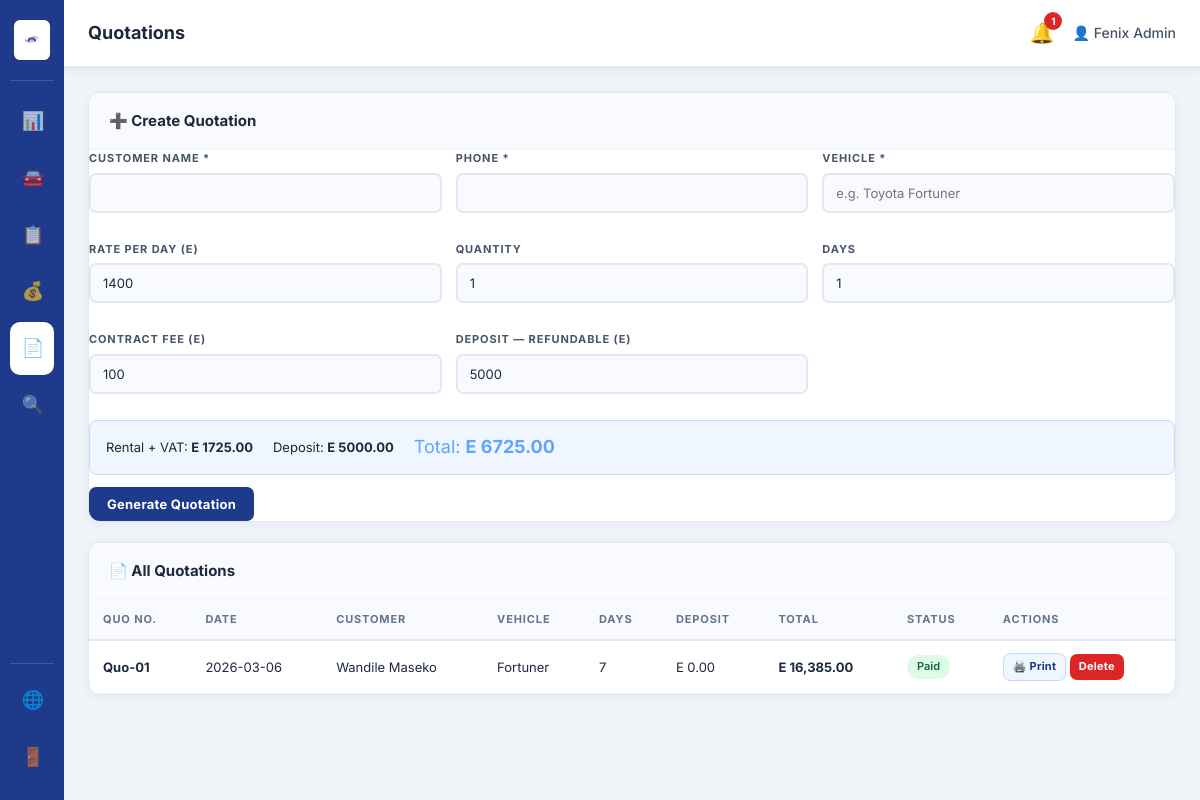
Page /quotations.php (signed in) on the committed database.
### tables this page shows
CREATE TABLE IF NOT EXISTS invoices (
    id INT AUTO_INCREMENT PRIMARY KEY,
    invoice_no VARCHAR(20) UNIQUE,
    type ENUM('invoice','quotation') DEFAULT 'invoice',
    booking_id INT,
    customer_name VARCHAR(100) NOT NULL,
    customer_phone VARCHAR(30),
    vehicle_name VARCHAR(100),
    rate_per_day DECIMAL(10,2) DEFAULT 0,
    quantity INT DEFAULT 1,
    days INT DEFAULT 1,
    kms_free_per_day INT DEFAULT 200,
    contract_fee DECIMAL(10,2) DEFAULT 200.00,
    excess_kms INT DEFAULT 0,
    excess_rate DECIMAL(10,2) DEFAULT 11.00,
    excess_total DECIMAL(10,2) DEFAULT 0,
    deposit DECIMAL(10,2) DEFAULT 0,
    subtotal DECIMAL(10,2) DEFAULT 0,
    vat DECIMAL(10,2) DEFAULT 0,
    total DECIMAL(10,2) DEFAULT 0,
    status ENUM('pending','paid','cancelled') DEFAULT 'pending',
    invoice_date DATE,
    created_at TIMESTAMP DEFAULT CURRENT_TIMESTAMP,
    FOREIGN KEY (booking_id) REFERENCES bookings(id) ON DELETE SET NULL,
    KEY idx_status (status),
    KEY idx_booking_id (booking_id),
    KEY idx_invoice_no (invoice_no)
);

### db.php (called while the page is built, shortened)
<?php
function formatMoney($amount) {
    return 'E ' . number_format((float)$amount, 2);
}
?>

### quotations.php (the view, shortened to what this page needs)
<?php
require_once 'db.php';
require_once 'auth.php';
$quotes = mysqli_query($conn, "SELECT * FROM invoices WHERE type='quotation' ORDER BY created_at DESC");
$printQ  = null;
?>
<?php include 'admin_header.php'; ?>
<?php if($printQ): ?>
<div class="print-area">
    <div class="invoice-doc">
        <div class="inv-header">
            <div>
                <img src="logo.png.jpg" alt="Fenix" style="height:50px;margin-bottom:8px"><br>
                <strong style="font-size:20px;color:#1e3a8a">FENIX CAR HIRE</strong><br>
                <small>P.O. Box 7909 Mbabane, Eswatini | Cell: (+268) 76829797</small>
            </div>
            <div class="inv-meta-table">
                <table>
                    <tr><td>Date</td><td><?php echo $printQ['invoice_date'] ?></td></tr>
                    <tr><td>Quotation No.</td><td><?php echo htmlspecialchars($printQ['invoice_no']) ?></td></tr>
                    <tr><td>Customer</td><td><?php echo htmlspecialchars($printQ['customer_name']) ?></td></tr>
                    <tr><td>Phone</td><td><?php echo htmlspecialchars($printQ['customer_phone']) ?></td></tr>
                    <tr><td>Type</td><td>Car Rental</td></tr>
                </table>
            </div>
        </div>
        <h2 style="text-align:center;letter-spacing:.2em;margin:20px 0">QUOTATION</h2>
        <table class="inv-table">
            <thead><tr><th>Description</th><th>Rate/day</th><th>Qty</th><th>Days</th><th>KMs Free/day</th><th>Total</th></tr></thead>
            <tbody>
                <tr><td>1. <?php echo htmlspecialchars($printQ['vehicle_name']) ?></td><td>E <?php echo number_format($printQ['rate_per_day'],2) ?></td><td><?php echo $printQ['quantity'] ?></td><td><?php echo $printQ['days'] ?></td><td>200</td><td>E <?php echo number_format($printQ['rate_per_day']*$printQ['quantity']*$printQ['days'],2) ?></td></tr>
                <tr><td>2. Contract fee</td><td></td><td></td><td></td><td></td><td>E <?php echo number_format($printQ['contract_fee'],2) ?></td></tr>
                <tr><td>3. Deposit (Refundable)</td><td></td><td></td><td></td><td></td><td>E <?php echo number_format($printQ['deposit'],2) ?></td></tr>
            </tbody>
        </table>
        <div class="inv-totals">
            <table>
                <tr><td>Subtotal</td><td>E <?php echo number_format($printQ['subtotal'],2) ?></td></tr>
                <tr><td>VAT - 15%</td><td>E <?php echo number_format($printQ['vat'],2) ?></td></tr>
                <tr class="total-row"><td><strong>TOTAL</strong></td><td><strong>E <?php echo number_format($printQ['total'],2) ?></strong></td></tr>
            </table>
        </div>
        <div class="inv-banking">
            <strong>Banking Details:</strong><br>
            Account Name: Sempeerfi Investments (Pty) | Bank: Standard Bank Swaziland<br>
            Branch Code: 663164 | Account Number: 9110005689573
        </div>
    </div>
    <div style="margin-top:20px;display:flex;gap:12px" class="no-print">
        <button class="btn btn-primary" onclick="window.print()">🖨️ Print Quotation</button>
        <a href="quotations.php" class="btn btn-ghost">← Back</a>
    </div>
</div>
<?php else: ?>
<div class="admin-card mb-20">
    <div class="card-header"><h3>➕ Create Quotation</h3></div>
    <form method="POST">
        <div class="form-grid-3">
            <div class="form-group"><label>Customer Name *</label><input type="text" name="customer_name" required></div>
            <div class="form-group"><label>Phone *</label><input type="tel" name="customer_phone" required></div>
            <div class="form-group"><label>Vehicle *</label><input type="text" name="vehicle_name" required placeholder="e.g. Toyota Fortuner"></div>
            <div class="form-group"><label>Rate per Day (E)</label><input type="number" step="0.01" name="rate_per_day" value="1400"></div>
            <div class="form-group"><label>Quantity</label><input type="number" name="quantity" value="1" min="1"></div>
            <div class="form-group"><label>Days</label><input type="number" name="days" value="1" min="1"></div>
            <div class="form-group"><label>Contract Fee (E)</label><input type="number" step="0.01" name="contract_fee" value="100"></div>
            <div class="form-group"><label>Deposit — Refundable (E)</label><input type="number" step="0.01" name="deposit" value="5000"></div>
        </div>
        <div class="calc-preview" id="calcPreview2"></div>
        <button type="submit" class="btn btn-primary">Generate Quotation</button>
    </form>
</div>
<div class="admin-card">
    <div class="card-header"><h3>📄 All Quotations</h3></div>
    <table class="admin-table">
        <thead><tr><th>Quo No.</th><th>Date</th><th>Customer</th><th>Vehicle</th><th>Days</th><th>Deposit</th><th>Total</th><th>Status</th><th>Actions</th></tr></thead>
        <tbody>
        <?php while($q = mysqli_fetch_assoc($quotes)): ?>
        <tr>
            <td><strong><?php echo htmlspecialchars($q['invoice_no']) ?></strong></td>
            <td><?php echo $q['invoice_date'] ?></td>
            <td><?php echo htmlspecialchars($q['customer_name']) ?><br><small><?php echo $q['customer_phone'] ?></small></td>
            <td><?php echo htmlspecialchars($q['vehicle_name']) ?></td>
            <td><?php echo $q['days'] ?></td>
            <td><?php echo formatMoney($q['deposit']) ?></td>
            <td><strong><?php echo formatMoney($q['total']) ?></strong></td>
            <td><span class="badge badge-<?php echo $q['status'] ?>"><?php echo ucfirst($q['status']) ?></span></td>
            <td>
                <a href="?print=<?php echo $q['id'] ?>" class="btn btn-ghost btn-xs">🖨️ Print</a>
                <a href="?delete=<?php echo $q['id'] ?>" class="btn btn-danger btn-xs" onclick="return confirm('Delete?')">Delete</a>
            </td>
        </tr>
        <?php endwhile; ?>
        </tbody>
    </table>
</div>
<?php endif; ?>
<?php include 'admin_footer.php'; ?>

### style.css (style rules this page uses)
*, *::before, *::after { box-sizing: border-box; margin: 0; padding: 0; }
html { scroll-behavior: smooth; }
body { font-family: 'Inter', 'Segoe UI', sans-serif; background: #f0f4f8; color: #1e293b; line-height: 1.6; -webkit-font-smoothing: antialiased; }
a { color: inherit; text-decoration: none; }
input, select, textarea, button { font-family: inherit; }
.btn { display: inline-flex; align-items: center; gap: 8px; padding: 10px 22px; border-radius: 8px; border: none; cursor: pointer; font-weight: 700; font-size: 14px; letter-spacing: 0.02em; transition: all 0.2s; text-decoration: none; }
.btn-primary { background: #1e3a8a; color: white; }
.btn-ghost { background: #eff6ff; color: #1e3a8a; border: 2px solid #bfdbfe; }
.btn-danger { background: #dc2626; color: white; }
.btn-xs { padding: 4px 10px; font-size: 12px; }
.form-group { margin-bottom: 18px; }
.form-group label { display: block; font-size: 12px; font-weight: 700; color: #475569; text-transform: uppercase; letter-spacing: 0.08em; margin-bottom: 6px; }
.form-group input, .form-group select, .form-group textarea { width: 100%; padding: 12px 14px; border-radius: 8px; border: 2px solid #e2e8f0; background: #f8faff; color: #1e293b; font-size: 14px; outline: none; transition: border-color 0.2s; }
.badge { display: inline-flex; align-items: center; padding: 3px 10px; border-radius: 20px; font-size: 12px; font-weight: 600; }
.badge-paid { background: #dcfce7; color: #166534; }
.mb-20 { margin-bottom: 20px; }

### admin.css (style rules this page uses)
.admin-body { background: #f0f4f8; min-height: 100vh; color: #1e293b; font-family: 'Inter','Segoe UI',sans-serif; }
.admin-card { background: white; border: 1px solid #e2e8f0; border-radius: 12px; overflow: hidden; box-shadow: 0 2px 8px rgba(30,58,138,0.06); }
.mb-20 { margin-bottom: 20px !important; }
.card-header { display: flex; justify-content: space-between; align-items: center; padding: 16px 20px; border-bottom: 1px solid #f1f5f9; background: #f8faff; }
.card-header h3 { font-size: 15px; font-weight: 700; color: #1e293b; }
.admin-table { width: 100%; border-collapse: collapse; font-size: 13px; min-width: 800px; }
.admin-table th { padding: 11px 14px; text-align: left; font-size: 11px; font-weight: 700; text-transform: uppercase; letter-spacing: 0.08em; color: #64748b; border-bottom: 2px solid #e2e8f0; background: #f8faff; white-space: nowrap; }
.admin-table td { padding: 12px 14px; border-bottom: 1px solid #f1f5f9; color: #1e293b; vertical-align: middle; white-space: nowrap; }
.form-grid-3 { display: grid; grid-template-columns: repeat(3,1fr); gap: 14px; }
.form-group { margin-bottom: 14px; }
.form-group label { display: block; font-size: 11px; font-weight: 700; color: #475569; text-transform: uppercase; letter-spacing: 0.08em; margin-bottom: 5px; }
.form-group input, .form-group select, .form-group textarea { width: 100%; padding: 10px 12px; border-radius: 7px; border: 2px solid #e2e8f0; background: #f8faff; color: #1e293b; font-size: 13px; outline: none; transition: border-color 0.2s; box-sizing: border-box; }
.calc-preview { margin: 12px 0; }
.badge { display: inline-flex; align-items: center; padding: 3px 10px; border-radius: 20px; font-size: 11px; font-weight: 600; }
.badge-paid { background: #dcfce7; color: #166534; }
.btn { display: inline-flex; align-items: center; gap: 7px; padding: 9px 18px; border-radius: 7px; border: none; cursor: pointer; font-weight: 700; font-size: 13px; transition: all 0.2s; text-decoration: none; white-space: nowrap; }
.btn-primary { background: #1e3a8a; color: white; }
.btn-ghost { background: #eff6ff; color: #1e3a8a; border: 1px solid #bfdbfe; }
.btn-danger { background: #dc2626; color: white; }
.btn-xs { padding: 4px 9px; font-size: 11px; }

### rows in the picture
invoices: invoice_no "Quo-01", invoice_date "2026-03-06", customer_name "Wandile Maseko", vehicle_name "Fortuner", days "7", deposit "E 0.00", total "E 16,385.00", status "Paid"

### other values in the picture
$icon "📊"
$icon "🚘"
$icon "📋"
$icon "💰"
$icon "📄"
$icon "🔍"
$pageTitle "Quotations"
$unread "1"
$adminName "Fenix Admin"
